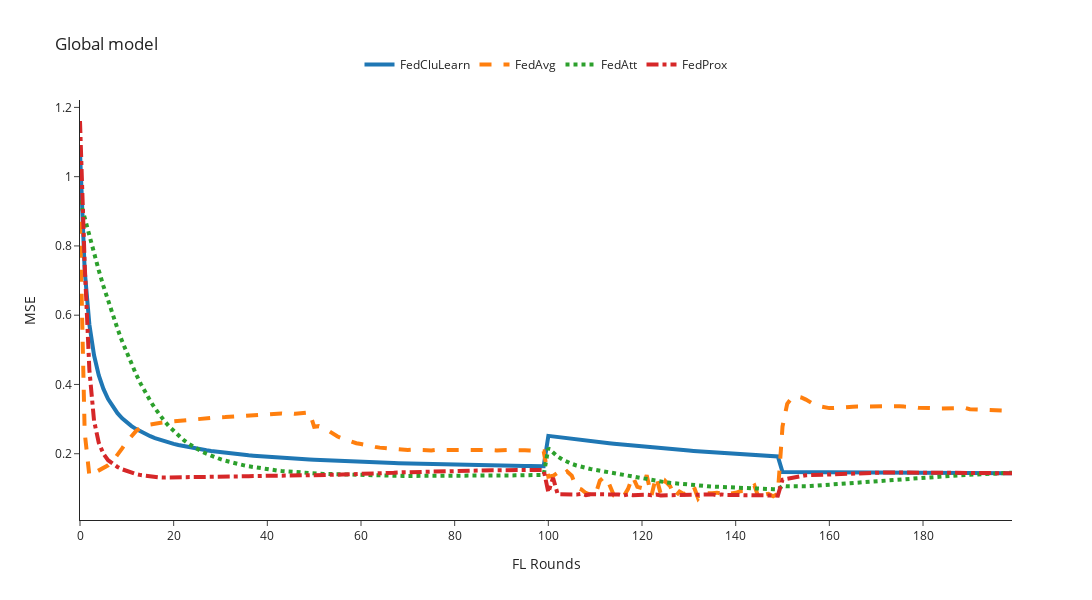

Source (notebook cell):
### Code cell
mse_column = 'mse'
global_filenames = [global_FedCluLearn, global_FedAvg, global_FedAtt, global_FedProx, global_FedCluLearn_Prox]
n_rounds, y = preprocessing_results(filenames=global_filenames, mse_column=mse_column)
plot_plotly(n_rounds, y, title=f'Global model', y_axis_title=f'{mse_column.upper()}', y_axis_max=1)

### Figure 1 — Plotly figure (JSON) as saved in the notebook; plotly's stock layout.template omitted (floating-point values rounded to 4 significant figures; data arrays with more than 128 entries replaced by an {"elided": "..."} marker saying what was removed)
{"data": [{"line": {"dash": "solid", "width": 4}, "mode": "lines", "name": "FedCluLearn", "type": "scatter", "x": {"elided": "201 int values"}, "y": {"elided": "200 float values"}}, {"line": {"dash": "dash", "width": 4}, "mode": "lines", "name": "FedAvg", "type": "scatter", "x": {"elided": "201 int values"}, "y": {"elided": "200 float values"}}, {"line": {"dash": "dot", "width": 4}, "mode": "lines", "name": "FedAtt", "type": "scatter", "x": {"elided": "201 int values"}, "y": {"elided": "200 float values"}}, {"line": {"dash": "dashdot", "width": 4}, "mode": "lines", "name": "FedProx", "type": "scatter", "x": {"elided": "201 int values"}, "y": {"elided": "200 float values"}}], "layout": {"height": 600, "legend": {"orientation": "h", "x": 0.5, "xanchor": "center", "y": 1.05, "yanchor": "bottom"}, "title": {"text": "Global model"}, "width": 1200, "xaxis": {"title": {"text": "FL Rounds"}}, "yaxis": {"title": {"text": "MSE"}}}}
